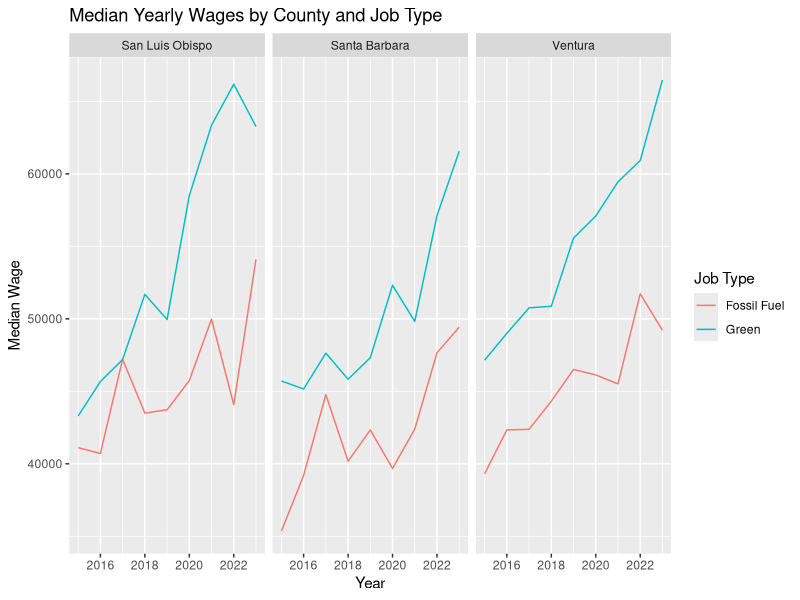
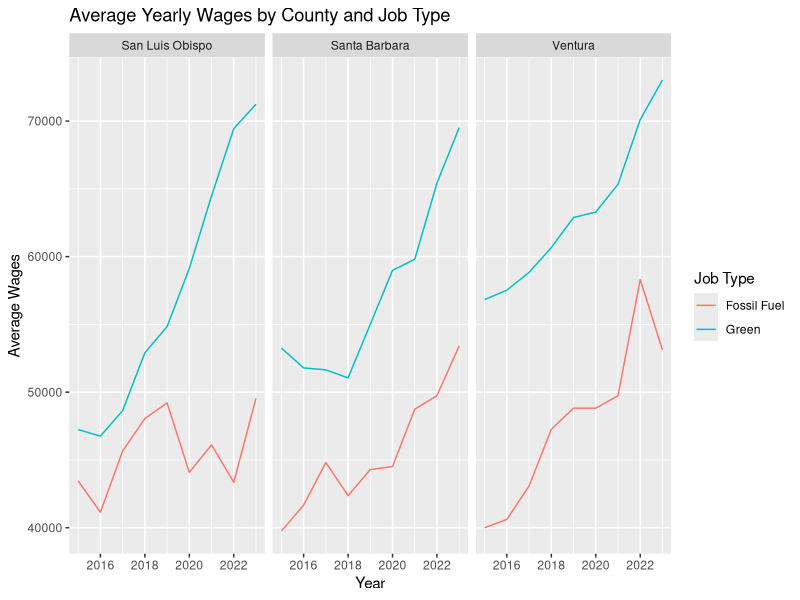
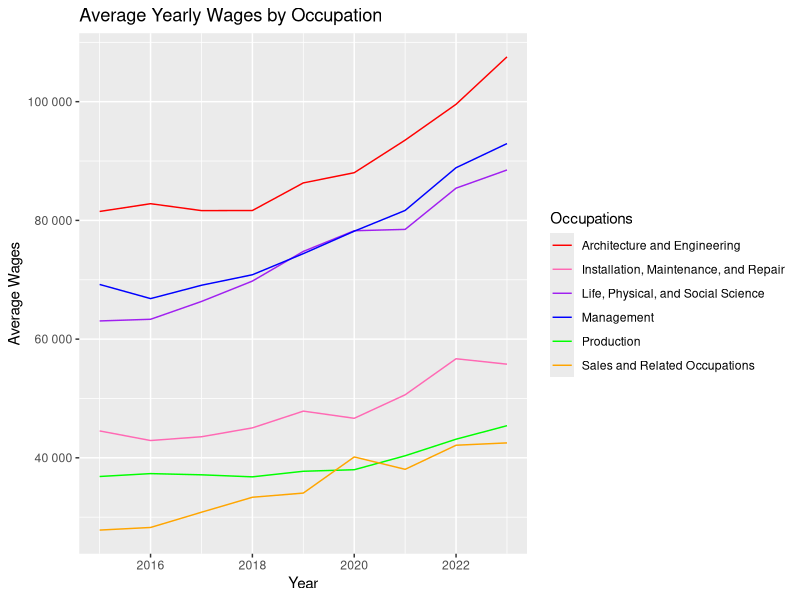

Reproduce these figures in R, in order.
library(ggplot2)
library(tidyverse)

data <- read.csv("../Data/median_yearly_earning.csv")
  
data %>% 
  mutate(estimate = as.numeric(estimate)) %>% 
  filter(job_type != 'Other') %>% 
  group_by(county,year, job_type) %>% 
  summarise(med_wage = median(estimate, na.rm = T)) %>% 
  ggplot(aes(x = year, y = med_wage,  color = job_type)) +
  geom_line() +
  labs(title = "Median Yearly Wages by County and Job Type",
       x = "Year",
       y = "Median Wage",
       color = "Job Type")+
  facet_wrap(~county)

data %>% 
  mutate(estimate = as.numeric(estimate)) %>% 
  filter(job_type != 'Other') %>% 
  group_by(county,year, job_type) %>% 
  summarise(avg_wage = mean(estimate, na.rm = T)) %>% 
  ggplot(aes(x = year, y = avg_wage,  color = job_type)) +
  geom_line() +
  labs(title = "Average Yearly Wages by County and Job Type",
       x = "Year",
       y = "Average Wages",
       color = "Job Type")+
  facet_wrap(~county)

data %>% 
  filter(job_type == 'Green') %>% 
  group_by(year, occupation) %>% 
  summarize(avg_wage = mean(estimate, na.rm = T)) %>%
  ggplot(aes(x = year, y = avg_wage,  color = occupation))+
  geom_line()+
  scale_y_continuous(labels = scales::label_number())+
  labs(title = "Average Yearly Wages by Occupation",
       x = "Year",
       y = "Average Wages",
       color = "Occupations")+
  scale_color_manual(values = c("red", "hotpink", "purple", 'blue', 'green', 'orange'), labels= c("Architecture and Engineering", "Installation, Maintenance, and Repair", "Life, Physical, and Social Science", "Management", "Production", "Sales and Related Occupations"))
